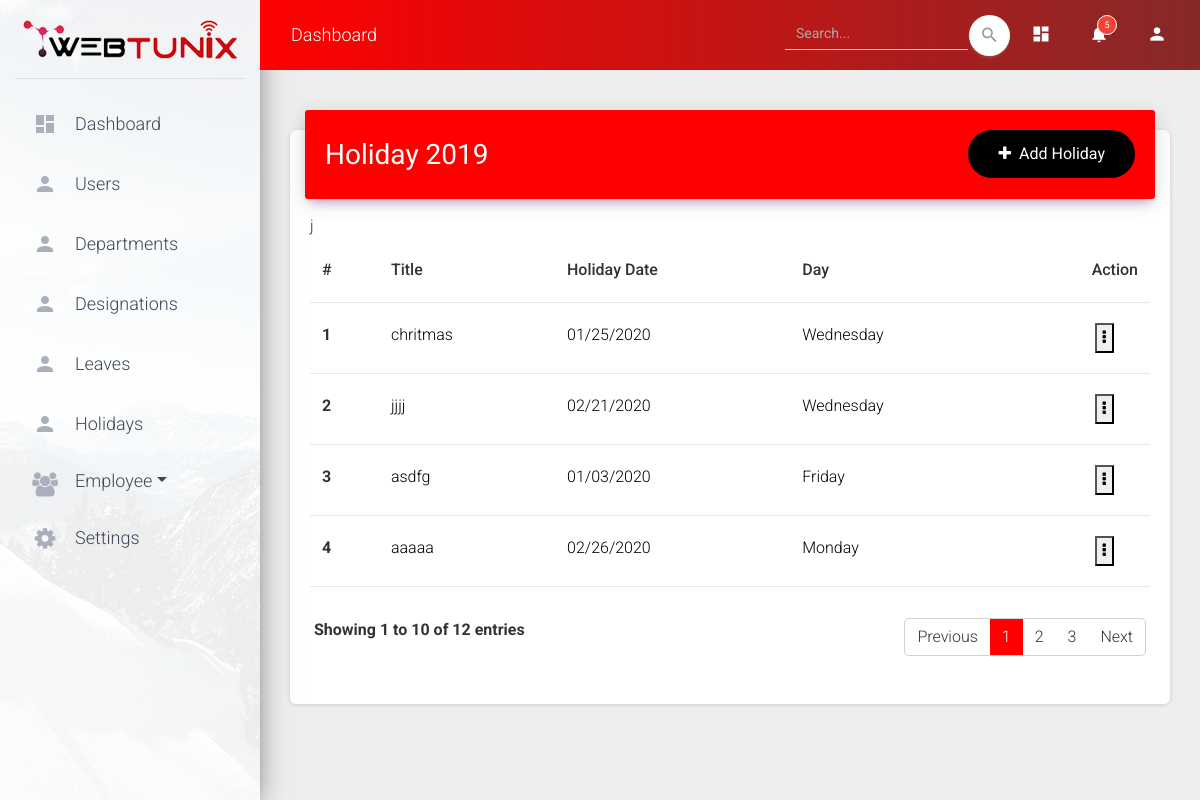
The page /holidays (signed in) on the database its author committed.
### home/models.py (models this page shows, shortened)
class holidays(models.Model):
    holiday_id = models.AutoField(primary_key=True)
    holiday_name = models.CharField(max_length=255)
    holiday_date = models.CharField(max_length=255)
    day = models.CharField(max_length=50, default="")
    added_by = models.CharField(max_length=255)
    edited_by = models.CharField(max_length=255, default="")
    deleted_by = models.CharField(max_length=255, default="")

### home/views.py (the view, shortened to what this page needs)
# urls.py: url(r'^holidays', views.holidays_func, name='holidays'),
def holidays_func(request):
    try:
        permission = request.session['user_is_authenticated']
    except:
        permission = False
    if permission:
        holidays_data = holidays.objects.all()
        form = holidaysForm()
        return render(request, "dashboard/holidays.html", {'holidays_data': holidays_data})
    elif not permission:
        return redirect("/")

### home/templates/dashboard/holidays.html (shortened to what this page needs)
{% extends 'dashboard/base.html' %}
{% block content %}
<div class="container">
    <div class="row">
        <div class="col-md-12 mx-auto">
            <div class="card">
                <div class="card-header card-header-primary">
                    <h3 class="card-title float-left pt-1"><strong>Holiday 2019</strong></h3>
                    {% if request.session.user_role_id == 1 or request.session.user_role_id == 2 %}
                    <button class="addbtn float-right" data-toggle="modal" data-target="#leavetypemodel"><i class="fa fa-plus pr-2"></i>Add Holiday</button>
                    {% endif %}
                </div>
                <div class="card-body">
                    <div class="leave-type-section">
                        <table class="table">
                            <thead>
                                <tr>
                                    <th scope="col" class="font-weight-bold">#</th>
                                    <th scope="col" class="font-weight-bold">Title</th>
                                    <th scope="col" class="font-weight-bold">Holiday Date</th>
                                    <th scope="col" class="font-weight-bold">Day</th>
                                    <th scope="col" class="float-right font-weight-bold">Action</th>
                                </tr>j
                            </thead>
                            <tbody>
                                {% for i in holidays_data %}
                                <tr>
                                    <th scope="row">{{ forloop.counter }}</th>
                                    <td>{{ i.holiday_name }}</td>
                                    <td>{{ i.holiday_date }}</td>
                                    <td>{{ i.day }}</td>
                                    <td class="float-right">
                                        <a class="mr-4" data-toggle="dropdown" aria-haspopup="true" aria-expanded="false"><button class="editbthhhn"><i class="fa fa-ellipsis-v"></i></button></a>
                                    </td>
                                </tr>
                                {% endfor %}
                            </tbody>
                        </table>
                    </div>
                </div>
                <div class="row pr-4 pl-4 mb-5">
                    <div class="col-md-6">
                        <div class="tablecaption float-left">
                            <caption>Showing 1 to 10 of 12 entries</caption>
                        </div>
                    </div>
                    <div class="col-md-6">
                        <div class="pagination-section float-right">
                            <nav aria-label="Page navigation example pb-0">
                                <ul class="pagination pg-blue">
                                    <li class="page-item"><a class="page-link">Previous</a></li>
                                    <li class="page-item  active"><a class="page-link">1</a></li>
                                    <li class="page-item"><a class="page-link">2</a></li>
                                    <li class="page-item"><a class="page-link">3</a></li>
                                    <li class="page-item"><a class="page-link">Next</a></li>
                                </ul>
                            </nav>
                        </div>
                    </div>
                </div>
            </div>
            {% endblock %}

### rows shown on the page
holidays: holiday_name "chritmas", holiday_date "01/25/2020", day "Wednesday"
holidays: holiday_name "jjjj", holiday_date "02/21/2020", day "Wednesday"
holidays: holiday_name "asdfg", holiday_date "01/03/2020", day "Friday"
holidays: holiday_name "aaaaa", holiday_date "02/26/2020", day "Monday"
